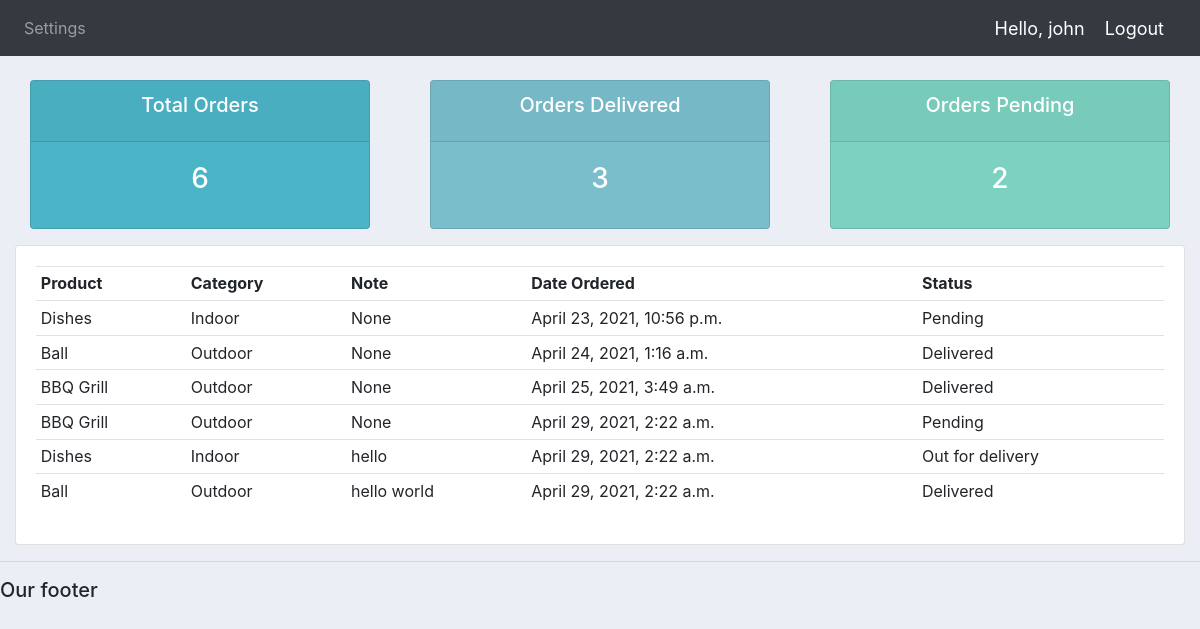
The app's page /user/ (signed in) with its own data.
### accounts/models.py (models this page shows)
class Order(models.Model):
    STATUS = (
        ('Pending', 'Pending'),
        ('Out for delivery', 'Out for delivery'),
        ('Delivered', 'Delivered'),
    )
    customer = models.ForeignKey(
        Customer, null=True, on_delete=models.SET_NULL)
    product = models.ForeignKey(Product, null=True, on_delete=models.SET_NULL)
    date_created = models.DateTimeField(auto_now_add=True, null=True)
    status = models.CharField(max_length=200, null=True, choices=STATUS)
    note = models.CharField(max_length=1000, null=True)
    def __str__(self):
        return self.product.name

class Product(models.Model):
    CATEGORY = (
        ('Indoor', 'Indoor'),
        ('Outdoor', 'Outdoor'),
    )
    name = models.CharField(max_length=200, null=True)
    price = models.FloatField(null=True)
    category = models.CharField(max_length=200, null=True, choices=CATEGORY)
    description = models.CharField(max_length=200, null=True, blank=True)
    date_created = models.DateTimeField(auto_now_add=True, null=True)
    tags = models.ManyToManyField(Tag)
    def __str__(self):
        return self.name

### accounts/decorators.py (the view)
        def wrapper_func(request, *args, **kwargs):
            group = None
            if request.user.groups.exists():
                group = request.user.groups.all()[0].name
            if group in allowed_roles:
                return view_func(request, *args, **kwargs)
            else:
                return HttpResponse('You are not authorized to view this page')

### accounts/views.py (called while the page is built)
@login_required(login_url='login')
@allowed_users(allowed_roles=['customer'])
def userPage(request):
    orders = request.user.customer.order_set.all()
    total_orders = orders.count()
    delivered = orders.filter(status='Delivered').count()
    pending = orders.filter(status='Pending').count()
    print('ORDERS:', orders)
    context = {'orders': orders, 'total_orders': total_orders,
               'delivered': delivered, 'pending': pending}
    return render(request, 'accounts/user.html', context)

### accounts/templates/accounts/user.html
{% extends 'accounts/main.html' %}
{% block content %}
{% include 'accounts/status.html' %}
<div class="row">
    <div class="col-md">
        <div class="card card-body">
            <table class="table table-sm">
                <tr>
                    <th>Product</th>
                    <th>Category</th>
                    <th>Note</th>
                    <th>Date Ordered</th>
                    <th>Status</th>
                </tr>
                {% for order in orders %}
                <tr>
                    <td>{{order.product}}</td>
                    <td>{{order.product.category}}</td>
                    <td>{{order.note}}</td>
                    <td>{{order.date_created}}</td>
                    <td>{{order.status}}</td>
                </tr>
                {% endfor %}
            </table>
        </div>
    </div>
</div>
{% endblock content %}

### accounts/templates/accounts/navbar.html (shortened to what this page needs)
{% load static %}
<nav class="navbar navbar-expand-lg navbar-dark bg-dark">
    <div class="collapse navbar-collapse" id="navbarNav">
      <ul class="navbar-nav">
        {% if request.user.is_staff %}
        <li class="nav-item active">
          <a class="nav-link" href="{% url 'home' %}">Dashboard</a>
        </li>
        <li class="nav-item">
          <a class="nav-link" href="{% url 'products' %}">Products</a>
        </li>
        {% else %}
        <li class="nav-item">
          <a class="nav-link" href="{% url 'account' %}">Settings</a>
        </li>
        {% endif %}
      </ul>
    </div>
    <span class="hello-msg">Hello, {{request.user}}</span>
    <span><a class="hello-msg" href="{% url 'logout' %}">Logout</a></span>
  </nav>

### static/css/main.css (style rules this page uses)
body { background-color: #ebeff5; }

### accounts/templates/accounts/navbar.html (style rules this page uses)
.hello-msg { font-size: 18px; color: #fff; margin-right: 20px; }

### records on screen
Order: product "Dishes", product.category "Indoor", note "None", date_created "April 23, 2021, 10:56 p.m.", status "Pending"
Order: product "Ball", product.category "Outdoor", note "None", date_created "April 24, 2021, 1:16 a.m.", status "Delivered"
Order: product "BBQ Grill", product.category "Outdoor", note "None", date_created "April 25, 2021, 3:49 a.m.", status "Delivered"
Order: product "BBQ Grill", product.category "Outdoor", note "None", date_created "April 29, 2021, 2:22 a.m.", status "Pending"
Order: product "Dishes", product.category "Indoor", note "hello", date_created "April 29, 2021, 2:22 a.m.", status "Out for delivery"
Order: product "Ball", product.category "Outdoor", note "hello world", date_created "April 29, 2021, 2:22 a.m.", status "Delivered"

### other values on screen
{{ request.user }} "john"
{{ total_orders }} "6"
{{ delivered }} "3"
{{ pending }} "2"
